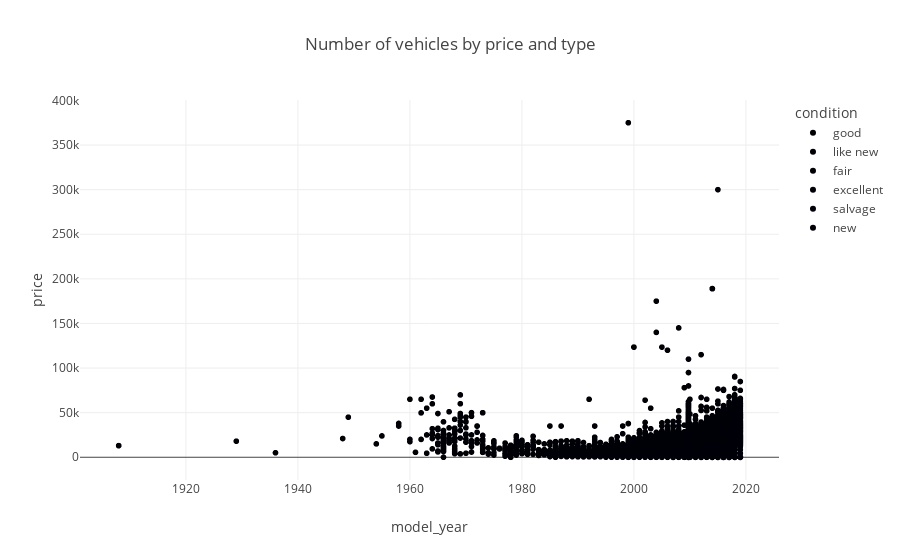

The cell this chart's notebook holds for it:
### Code cell
fig = px.scatter(vehicles_df, x='model_year', y='price', color='condition', title='Number of vehicles by price and type', color_discrete_map=color_map_price)
fig.show()

### Figure 1 — Plotly figure (JSON) as saved in the notebook; plotly's stock layout.template omitted (floating-point values rounded to 4 significant figures; data arrays with more than 128 entries replaced by an {"elided": "..."} marker saying what was removed)
{"data": [{"hovertemplate": "condition=good<br>model_year=%{x}<br>price=%{y}<extra></extra>", "legendgroup": "good", "marker": {"color": "#000004", "symbol": "circle"}, "mode": "markers", "name": "good", "showlegend": true, "type": "scattergl", "x": {"elided": "20145 float values"}, "xaxis": "x", "y": {"elided": "20145 int values"}, "yaxis": "y"}, {"hovertemplate": "condition=like new<br>model_year=%{x}<br>price=%{y}<extra></extra>", "legendgroup": "like new", "marker": {"color": "#000005", "symbol": "circle"}, "mode": "markers", "name": "like new", "showlegend": true, "type": "scattergl", "x": {"elided": "4742 float values"}, "xaxis": "x", "y": {"elided": "4742 int values"}, "yaxis": "y"}, {"hovertemplate": "condition=fair<br>model_year=%{x}<br>price=%{y}<extra></extra>", "legendgroup": "fair", "marker": {"color": "#000006", "symbol": "circle"}, "mode": "markers", "name": "fair", "showlegend": true, "type": "scattergl", "x": {"elided": "1607 float values"}, "xaxis": "x", "y": {"elided": "1607 int values"}, "yaxis": "y"}, {"hovertemplate": "condition=excellent<br>model_year=%{x}<br>price=%{y}<extra></extra>", "legendgroup": "excellent", "marker": {"color": "#000007", "symbol": "circle"}, "mode": "markers", "name": "excellent", "showlegend": true, "type": "scattergl", "x": {"elided": "24773 float values"}, "xaxis": "x", "y": {"elided": "24773 int values"}, "yaxis": "y"}, {"hovertemplate": "condition=salvage<br>model_year=%{x}<br>price=%{y}<extra></extra>", "legendgroup": "salvage", "marker": {"color": "#000008", "symbol": "circle"}, "mode": "markers", "name": "salvage", "showlegend": true, "type": "scattergl", "x": [1999, 2008, 2012, 1995, 2003, 2005, 2008, 2001, 2001, 1998, 2001, 2003, 2008, 2000, 2005, 2014, 2003, 1997, 2010.0, 2009, 2013, 2006, 2015, 2018, 2006, 1994, 1995, 2019, 1995, 2018, 2000, 2014, 2010.0, 2004, 2001, 2015, 2007, 2004, 2014, 1999, 2010.0, 2007, 2010.0, 2013, 1999, 2015, 2013, 2003, 1977, 2014, 2000, 2017, 2017, 2014, 2014, 2004, 1995, 2013, 2010.0, 1999, 2002, 2010, 2010.0, 2004, 2018, 2003, 2008, 2010.0, 2010.0, 2017, 2017, 2017, 2009, 2001, 2002, 1996, 2010.0, 2010, 2002, 2007, 2000, 2010.0, 2001, 2005, 2001, 1993, 2005, 2012, 1999, 2003, 2016, 2006, 1994, 2008, 2014, 1993, 2005, 2006, 2001, 2011, 2008, 2004, 2015, 2007, 1986, 2013, 2010.0, 1994, 1999, 1997, 2008, 2010.0, 2017, 2013, 2002], "xaxis": "x", "y": [600, 1000, 5500, 999, 850, 5000, 8000, 2500, 1800, 1000, 1500, 1800, 8000, 580, 2700, 11000, 800, 800, 3800, 4100, 12900, 400, 18500, 13500, 5500, 900, 850, 4500, 3750, 22000, 800, 1700, 9450, 2000, 1500, 5000, 4000, 800, 13000, 800, 15000, 2950, 1500, 3500, 800, 10700, 9975, 1400, 1200, 3500, 800, 20750, 8750, 13200, 6750, 2950, 2495, 2400, 2700, 2500, 800, 1200, 1200, 1000, 4500, 500, 4700, 1000, 3500, 5200, 20750, 8750, 8725, 750, 5000, 1700, 3000, 3000, 6000, 2500, 700, 5990, 500, 2500, 2250, 650, 700, 1000, 1900, 600, 7000, 1000, 1500, 7000, 4800, 500, 2000, 700, 3000, 5000, 7000, 450, 9900, 1500, 5000, 14500, 500, 1500, 1000, 850, 500, 3500, 5000, 2900, 2700], "yaxis": "y"}, {"hovertemplate": "condition=new<br>model_year=%{x}<br>price=%{y}<extra></extra>", "legendgroup": "new", "marker": {"color": "#000009", "symbol": "circle"}, "mode": "markers", "name": "new", "showlegend": true, "type": "scattergl", "x": {"elided": "143 float values"}, "xaxis": "x", "y": {"elided": "143 int values"}, "yaxis": "y"}], "layout": {"legend": {"title": {"text": "condition"}, "tracegroupgap": 0}, "title": {"text": "Number of vehicles by price and type"}, "xaxis": {"anchor": "y", "domain": [0, 1], "title": {"text": "model_year"}}, "yaxis": {"anchor": "x", "domain": [0, 1], "title": {"text": "price"}}}}
